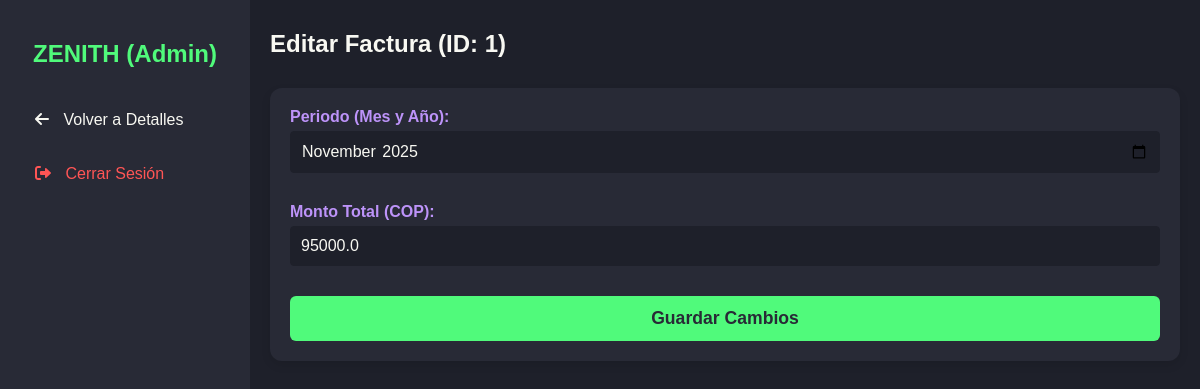
Page /admin/edit_factura/1 (signed in) on the committed database.
### models.py (models this page shows, shortened)
class Factura(db.Model):
    __tablename__ = 'factura'
    id_factura = db.Column(db.Integer, primary_key=True)
    periodo = db.Column(db.String(7), nullable=False)
    monto_total = db.Column(db.Float, nullable=False)
    archivo_uri = db.Column(db.String(255), nullable=True)
    fecha_generada = db.Column(db.Date, default=datetime.utcnow)
    fk_id_usuario = db.Column(db.Integer, db.ForeignKey('usuario.id_usuario'), nullable=False)

### app.py (the view, shortened to what this page needs)
@app.route('/admin/edit_factura/<int:factura_id>', methods=['GET', 'POST'])
@admin_required
def admin_edit_factura(factura_id):
    factura = Factura.query.get_or_404(factura_id)
    user_id = factura.fk_id_usuario
    return render_template('admin_edit_factura.html', factura=factura)

### app.py (called while the page is built)
def admin_required(f):
    @wraps(f)
    def decorated_function(*args, **kwargs):
        if 'user_id' not in session or not session.get('is_admin'):
            flash('Debes ser administrador para acceder a esta página.', 'danger')
            return redirect(url_for('inicio'))
        return f(*args, **kwargs)
    return decorated_function

### templates/admin_edit_factura.html (shortened to what this page needs)
<!DOCTYPE html>
<html lang="es" id="html">
<head>
    <link rel="stylesheet" href="{{ url_for('static', filename='styles.css') }}">
    <link rel="stylesheet" href="{{ url_for('static', filename='admin_styles.css') }}">
    <link rel="stylesheet" href="https://cdnjs.cloudflare.com/ajax/libs/font-awesome/6.0.0-beta3/css/all.min.css">
</head>
<body>
    <div class="app-container">
        <aside class="sidebar">
            <h1 class="logo">ZENITH (Admin)</h1>
            <nav class="menu">
                 <ul>
                    <li><a href="{{ url_for('admin_view_user', user_id=factura.fk_id_usuario) }}"><i class="fas fa-arrow-left"></i> Volver a Detalles</a></li>
                    <li><a href="{{ url_for('logout') }}" style="color: var(--danger-color);"><i class="fas fa-sign-out-alt"></i> Cerrar Sesión</a></li>
                </ul>
            </nav>
        </aside>
        <main class="main-content">
            <header class="header">
                <h2>Editar Factura (ID: {{ factura.id_factura }})</h2>
            </header>
            <div class="card">
                 <form method="POST" class="input-form-container" style="grid-template-columns: 1fr;">
                    <div class="input-group">
                        <label for="periodo">Periodo (Mes y Año):</label>
                        <input type="month" id="periodo" name="periodo" value="{{ factura.periodo }}" required>
                    </div>
                    <div class="input-group">
                        <label for="monto">Monto Total (COP):</label>
                        <input type="number" step="0.01" id="monto" name="monto" value="{{ factura.monto_total }}" required>
                    </div>
                     <button type="submit" class="main-btn" style="grid-column: span 1;">Guardar Cambios</button>
                </form>
            </div>
        </main>
    </div>
</body>
</html>

### static/styles.css (style rules this page uses)
:root { --bg-color: #1e202a; --card-bg: #282a36; --text-color: #f8f8f2; --primary-color: #50fa7b; --secondary-color: #50fa7b; --accent-color: #8be9fd; --danger-color: #ff5555; --link-color: #bd93f9; }
* { box-sizing: border-box; }
body { font-family: 'Poppins', sans-serif; margin: 0; padding: 0; background-color: var(--bg-color); color: var(--text-color); overflow-x: hidden; }
.app-container { display: flex; min-height: 100vh; width: 100%; overflow-x: hidden; }
.sidebar { width: 250px; flex-shrink: 0; background-color: var(--card-bg); color: var(--text-color); padding: 20px; height: 100vh; position: sticky; top: 0; overflow-y: auto; z-index: 100; transition: width 0.3s ease; }
.main-content { flex-grow: 1; padding: 20px; background-color: var(--bg-color); min-width: 0; overflow-x: hidden; }
.logo { color: var(--primary-color); text-align: center; margin-bottom: 30px; font-weight: 600; }
.menu ul { list-style: none; padding: 0; margin: 0; }
.menu li { margin-bottom: 10px; padding: 8px 10px; border-radius: 6px; transition: background-color 0.2s; }
.menu a { color: var(--text-color); text-decoration: none; display: block; padding: 5px; }
.menu a i { margin-right: 10px; }
.header { display: flex; justify-content: space-between; align-items: center; margin-bottom: 20px; padding: 10px 0; }
.header h2 { color: var(--text-color); font-weight: 600; margin: 0; }
.card { background-color: var(--card-bg); padding: 20px; border-radius: 12px; box-shadow: 0 4px 10px rgba(0, 0, 0, 0.1); transition: transform 0.2s; }
.input-form-container { display: grid; grid-template-columns: 1fr 1fr; gap: 15px; }
.input-group { margin-bottom: 15px; display: flex; flex-direction: column; }
.input-group label { font-weight: 600; color: var(--link-color); margin-bottom: 5px; }
.input-group input, .input-group select, .input-group textarea { padding: 10px; border: 1px solid var(--bg-color); border-radius: 4px; font-size: 1em; background-color: var(--bg-color); color: var(--text-color); font-family: 'Poppins', sans-serif; }
.main-btn { grid-column: span 2; padding: 12px 20px; font-size: 1.1em; font-weight: bold; border: none; border-radius: 6px; cursor: pointer; transition: background-color 0.3s, transform 0.1s; background-color: var(--primary-color); color: var(--card-bg); }

### static/admin_styles.css (style rules this page uses)
body { background-color: var(--bg-color); color: var(--text-color); }

### rows in the picture
Factura: id_factura "1", periodo "2025-11", monto "95000.0"
